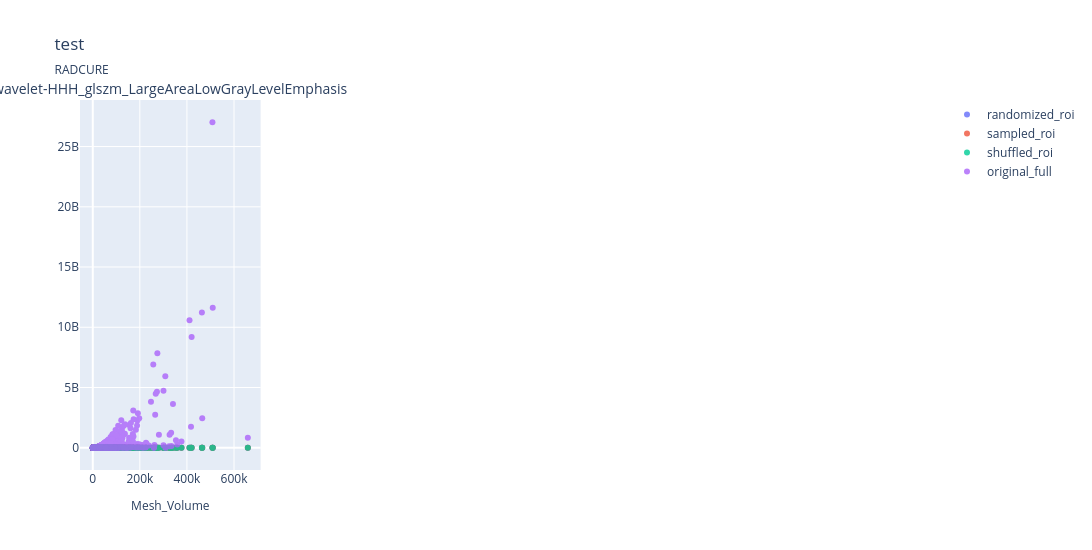

The notebook cell this image was saved under:
### Code cell
colours = ['#636EFA', '#EF553B', '#00CC96', '#AB63FA']
region = 'roi'
image_types=[f'randomized_{region}', f'sampled_{region}', f'shuffled_{region}', 'original_full']

plot_vol = mesh_vol

fig = make_subplots(
    rows=1, cols=4,
    subplot_titles=(sig_feats),
)

show_legend = True
for idx, feat_name in enumerate(sig_feature_sets.keys()):
    plot_feat = sig_feature_sets[feat_name]
    
    # Plot permutation features
    for col_idx, itype in enumerate(image_types):
        fig.add_trace(
            go.Scatter(
                x=plot_vol,
                y=plot_feat[itype],
                mode='markers',
                marker=dict(
                    size=6,
                    color=colours[col_idx]
                ),
                opacity=0.8,
                name=itype,
               legendgroup='group1',
               showlegend=show_legend
        ),
        row=1,
        col=idx+1
    )
    show_legend = False

fig.update_layout(
    title=signature_name,
    title_subtitle=dict(
        text=dataset),
    width=2500,
    height=550,
)

fig.update_xaxes(title_text="Mesh_Volume", title_font=dict(size=12))
fig.update_annotations(font_size=14)
fig.show()

### Figure 1 — Plotly figure (JSON) as saved in the notebook; plotly's stock layout.template omitted (floating-point values rounded to 4 significant figures; data arrays with more than 128 entries replaced by an {"elided": "..."} marker saying what was removed)
{"data": [{"legendgroup": "group1", "marker": {"color": "#636EFA", "size": 6}, "mode": "markers", "name": "randomized_roi", "opacity": 0.8, "showlegend": true, "type": "scatter", "x": {"elided": "1270 float values"}, "xaxis": "x", "y": {"elided": "1270 float values"}, "yaxis": "y"}, {"legendgroup": "group1", "marker": {"color": "#EF553B", "size": 6}, "mode": "markers", "name": "sampled_roi", "opacity": 0.8, "showlegend": true, "type": "scatter", "x": {"elided": "1270 float values"}, "xaxis": "x", "y": {"elided": "1270 float values"}, "yaxis": "y"}, {"legendgroup": "group1", "marker": {"color": "#00CC96", "size": 6}, "mode": "markers", "name": "shuffled_roi", "opacity": 0.8, "showlegend": true, "type": "scatter", "x": {"elided": "1270 float values"}, "xaxis": "x", "y": {"elided": "1270 float values"}, "yaxis": "y"}, {"legendgroup": "group1", "marker": {"color": "#AB63FA", "size": 6}, "mode": "markers", "name": "original_full", "opacity": 0.8, "showlegend": true, "type": "scatter", "x": {"elided": "1270 float values"}, "xaxis": "x", "y": {"elided": "1270 float values"}, "yaxis": "y"}], "layout": {"annotations": [{"font": {"size": 14}, "showarrow": false, "text": "wavelet-HHH_glszm_LargeAreaLowGrayLevelEmphasis", "x": 0.1062, "xanchor": "center", "xref": "paper", "y": 1, "yanchor": "bottom", "yref": "paper"}], "height": 550, "title": {"subtitle": {"text": "RADCURE"}, "text": "test"}, "width": 2500, "xaxis": {"anchor": "y", "domain": [0, 0.2125], "title": {"font": {"size": 12}, "text": "Mesh_Volume"}}, "xaxis2": {"anchor": "y2", "domain": [0.2625, 0.475], "title": {"font": {"size": 12}, "text": "Mesh_Volume"}}, "xaxis3": {"anchor": "y3", "domain": [0.525, 0.7375], "title": {"font": {"size": 12}, "text": "Mesh_Volume"}}, "xaxis4": {"anchor": "y4", "domain": [0.7875, 1], "title": {"font": {"size": 12}, "text": "Mesh_Volume"}}, "yaxis": {"anchor": "x", "domain": [0, 1]}, "yaxis2": {"anchor": "x2", "domain": [0, 1]}, "yaxis3": {"anchor": "x3", "domain": [0, 1]}, "yaxis4": {"anchor": "x4", "domain": [0, 1]}}}
